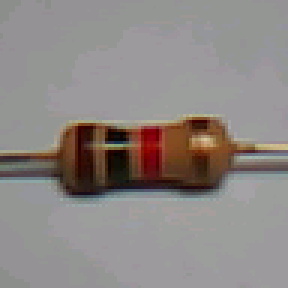
#> input picture Images/0.png, 96 x 96 px, found by its file name (shown 3 times larger)
$ jupyter execute --allow-errors workshop_02_transforms_demo.ipynb   (older library calls are emulated)
#> lines starting #> are read from the running program, lines starting #| are printed output that depends on the picture
# Workshop 02: Image Transforms Demo

[](https://colab.research.google.com/github/ShawnHymel/ei-workshop-image-data-augmentation/blob/master/workshop_02_transforms_demo.ipynb)

Run this notebook to see some common image transforms that can be used to create an augmented dataset.The first few cells will download an example image from the electronics components dataset.

Author: EdgeImpulse, Inc.<br>
Modified by: Shawn Hymel<br>
Date: September 22, 2021<br>
License: [Apache-2.0](apache.org/licenses/LICENSE-2.0)<br>

[cell 1]
import numpy as np
import matplotlib.pyplot as plt
import random
import os
import PIL
import requests
from io import BytesIO

import skimage.transform
import skimage.util

[cell 2]
### Settings

# Location of image
IMG_URL = "https://github.com/ShawnHymel/ei-workshop-image-data-augmentation/raw/master/Images/0.png"

# You are welcome to change the seed to get different augmentation effects
SEED = 42
random.seed(SEED)

[cell 3]
### Load image as Numpy array

# Download and open image
response = requests.get(IMG_URL)
img = PIL.Image.open(BytesIO(response.content))
#> img is the input picture: PIL image 96x96 RGBA; mean R, G, B, A 141.7, 135.8, 133.1, 255

# Convert the image to a Numpy array
img = np.asarray(img)

[cell 4]
### Get height and width of image
height = img.shape[0]
#> height = 96
width = img.shape[1]
#> width = 96

[cell 5]
### View the image

# Print part of image
print(img.shape)
#| (96, 96, 4)
print("First channel:")
print(img[:,:,0])
#> (printed output is left out)

# Display image from array
plt.imshow(img, vmin=0, vmax=255)

[cell 6]
### Flip

# Create three separate flips
flip_1 = np.fliplr(img)
flip_2 = np.flipud(img)
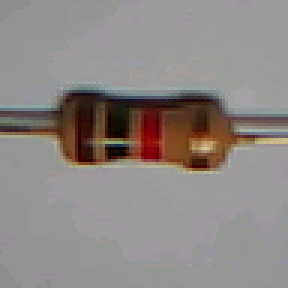
#> flip_2: shape (96, 96, 4) (shown 3 times larger); mean R, G, B, A 141.7, 135.8, 133.1, 255
flip_3 = np.flipud(np.fliplr(img))
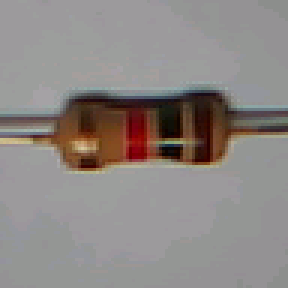
#> flip_3: shape (96, 96, 4) (shown 3 times larger); mean R, G, B, A 141.7, 135.8, 133.1, 255

# Show the original and the transforms
figs, axs = plt.subplots(1, 4, figsize=(14, 14))
axs[0].imshow(img, vmin=0, vmax=255)
axs[1].imshow(flip_1, vmin=0, vmax=255)
axs[2].imshow(flip_2, vmin=0, vmax=255)
axs[3].imshow(flip_3, vmin=0, vmax=255)
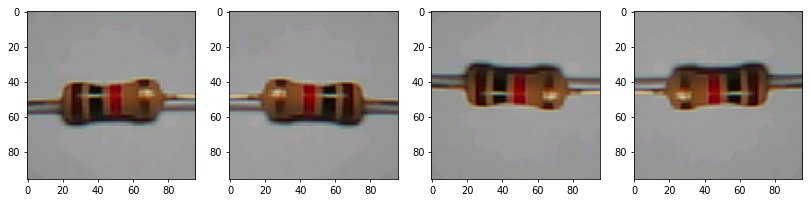
#> figure drawn by matplotlib, 4 panels

[cell 7]
### Rotate

# Create 3 rotations at the 45, 90, 135. Note that rotate() normalizes values, so we need to keep
# them in the 0..255 integer range.
rot_1 = skimage.transform.rotate(img, angle=45, mode='edge', preserve_range=True).astype(np.uint8)
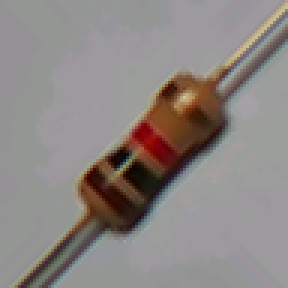
#> rot_1: shape (96, 96, 4) (shown 3 times larger); mean R, G, B, A 140.9, 134.8, 131.8, 255
rot_2 = skimage.transform.rotate(img, angle=90, mode='edge', preserve_range=True).astype(np.uint8)
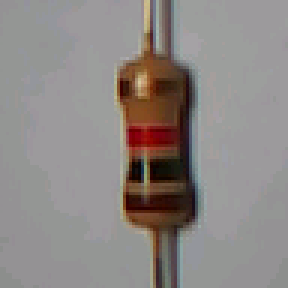
#> rot_2: shape (96, 96, 4) (shown 3 times larger); mean R, G, B, A 141.6, 135.7, 133.1, 255; transparent parts drawn white
rot_3 = skimage.transform.rotate(img, angle=135, mode='edge', preserve_range=True).astype(np.uint8)
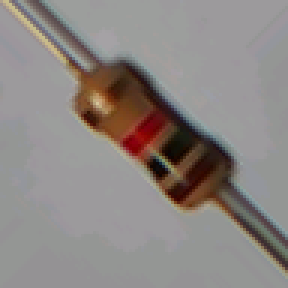
#> rot_3: shape (96, 96, 4) (shown 3 times larger); mean R, G, B, A 140.9, 134.8, 131.8, 255

# Show the original and the transforms
figs, axs = plt.subplots(1, 4, figsize=(14, 14))
axs[0].imshow(img, vmin=0, vmax=255)
axs[1].imshow(rot_1, vmin=0, vmax=255)
axs[2].imshow(rot_2, vmin=0, vmax=255)
axs[3].imshow(rot_3, vmin=0, vmax=255)

[cell 8]
### Scale and randomly crop

# Choose a scale/crop factor (must be >= 1.0)
scale_factor = 1.3

# Create scaled images (e.g. make the image bigger)
img_scaled = skimage.transform.rescale(img,
                                       scale=scale_factor,
                                       anti_aliasing=True,
                                       multichannel=True,
                                       preserve_range=True)

# Make sure new scaled image is also 8-bit integer values
img_scaled = img_scaled.astype(np.uint8)

# Get height and width of scaled image
s_h = img_scaled.shape[0]
#> s_h = 125
s_w = img_scaled.shape[1]
#> s_w = 125

# Randomly choose start of crop point
crop_y = round(random.random() * (s_h - height))
#> crop_y = 19
crop_x = round(random.random() * (s_w - width))
#> crop_x = 1

# Crop scaled image
scale_1 = img_scaled[crop_y:(crop_y + height), crop_x:(crop_x + width), :]
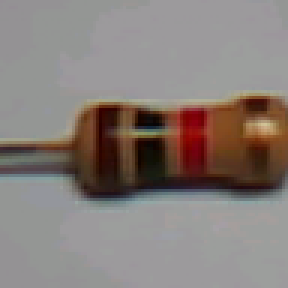
#> scale_1: shape (96, 96, 4) (shown 3 times larger); mean R, G, B, A 135.6, 126.5, 122.1, 254.9; transparent parts drawn white

# Randomly choose a different crop point
crop_y = round(random.random() * (s_h - height))
#> crop_y = 8
crop_x = round(random.random() * (s_w - width))
#> crop_x = 6

# Crop scaled image
scale_2 = img_scaled[crop_y:(crop_y + height), crop_x:(crop_x + width), :]
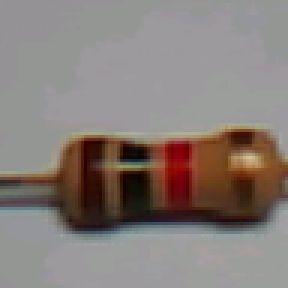
#> scale_2: shape (96, 96, 4) (shown 3 times larger); mean R, G, B, A 135.4, 126.1, 121.5, 254.9; transparent parts drawn white

# Show the original and the transforms
figs, axs = plt.subplots(1, 3, figsize=(10, 10))
axs[0].imshow(img, vmin=0, vmax=255)
axs[1].imshow(scale_1, vmin=0, vmax=255)
axs[2].imshow(scale_2, vmin=0, vmax=255)

[cell 9]
### Translation

# Choose random amount to translate (up to 1/4 image width, height) in either direction
tr_y = round((0.5 - random.random()) * (height / 2))
#> tr_y = -11
tr_x = round((0.5 - random.random()) * (width / 2))
#> tr_x = -8

# Perform translation to create new image
translation = skimage.transform.AffineTransform(translation=(tr_y, tr_x))
tr_1 = skimage.transform.warp(img, translation, mode='edge', preserve_range=True)
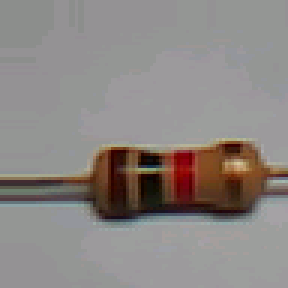
#> tr_1: shape (96, 96, 4) float64 (shown 3 times larger); mean R, G, B, A 140.2, 134.5, 131.6, 255
tr_1 = tr_1.astype(np.uint8)

# Choose a new random amount to translate (up to 1/4 image width, height) in either direction
tr_y = round((0.5 - random.random()) * (height / 2))
#> tr_y = -19
tr_x = round((0.5 - random.random()) * (width / 2))
#> tr_x = 20

# Perform translation to create new image
translation = skimage.transform.AffineTransform(translation=(tr_y, tr_x))
tr_2 = skimage.transform.warp(img, translation, mode='edge', preserve_range=True)
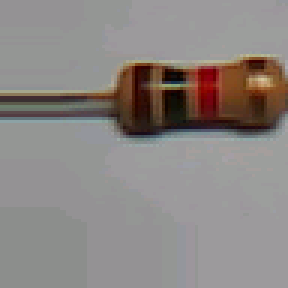
#> tr_2: shape (96, 96, 4) float64 (shown 3 times larger); mean R, G, B, A 139.7, 134, 131.4, 255
tr_2 = tr_2.astype(np.uint8)

# Show the original and the transforms
figs, axs = plt.subplots(1, 3, figsize=(10, 10))
axs[0].imshow(img, vmin=0, vmax=255)
axs[1].imshow(tr_1, vmin=0, vmax=255)
axs[2].imshow(tr_2, vmin=0, vmax=255)
